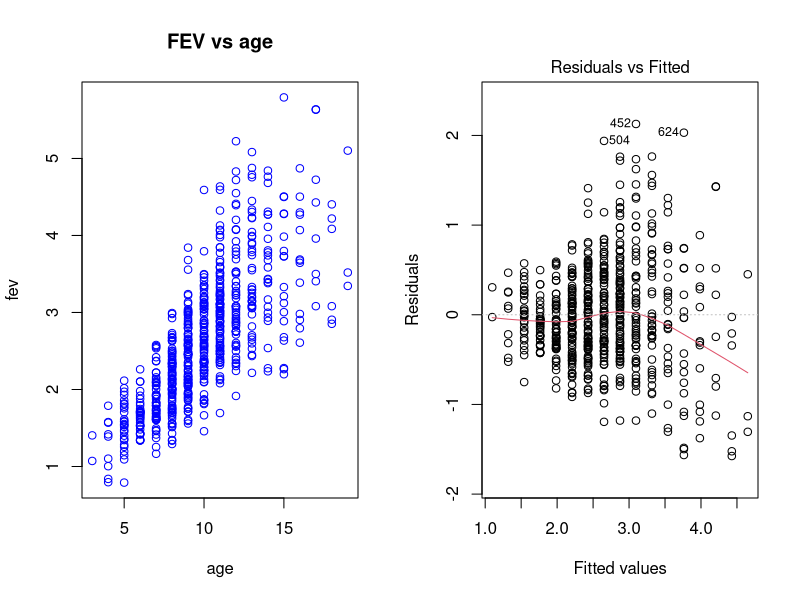
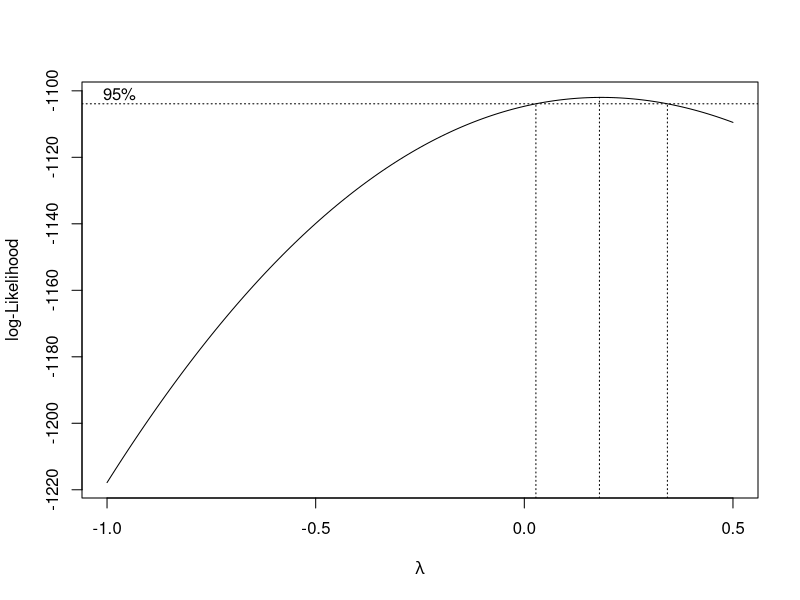
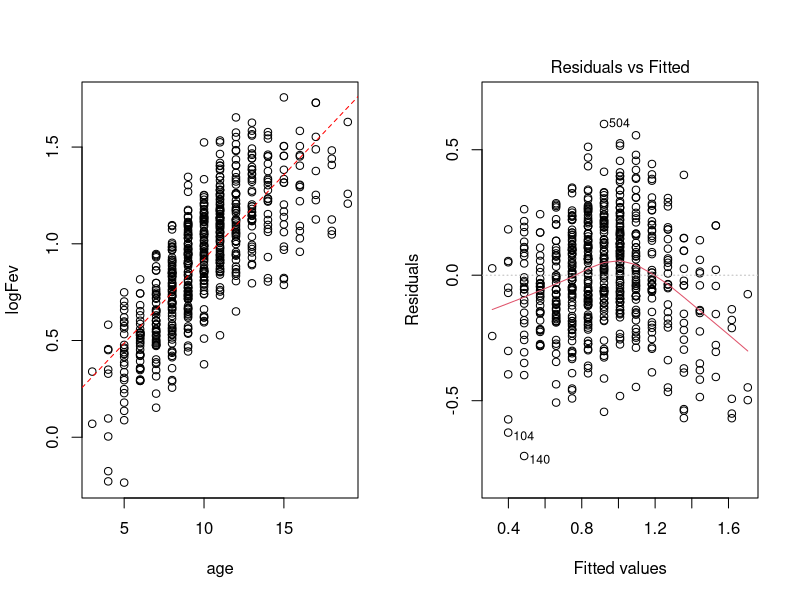
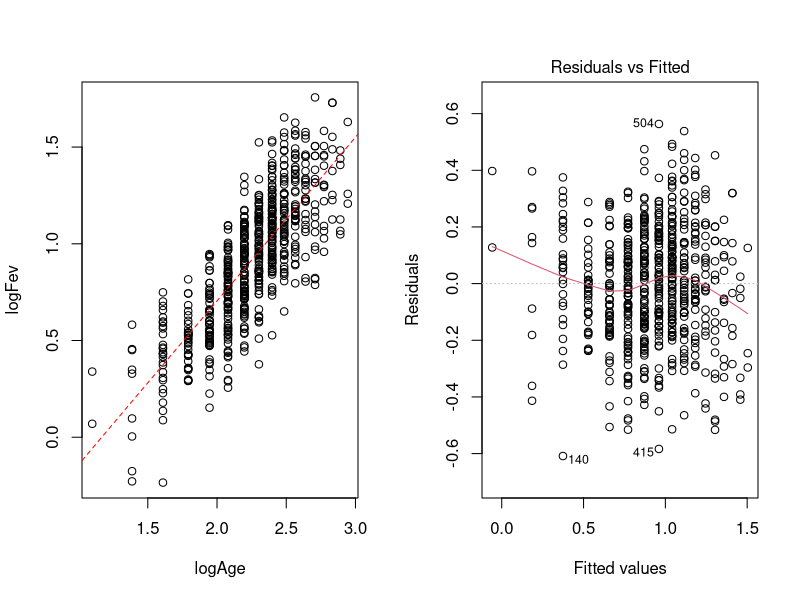

Recreate these plots in R, in order.
## ---- chunk 1
## Load in the data set
a2 = read.table("a2data.txt",sep="",header=T)

## Q1: fit a linear model to FEV on age
# creates variable fev
fev <- a2$fev
# creates variable age
age <- a2$age
# let fit be the SLR without any transformation
fit = lm(fev~age)

## ==> Q1(a) produce the scatter plot (FEV vs Age) and the residual plot with fitted value

par(mfrow=c(1,2))
# generates scatter plot
plot(age,fev, type="p",col="blue",pch=21, main="FEV vs age")
# generates residuals vs fitted plots
plot(fit,which=1)

## ---- chunk 2
#read data
a2 = read.table("a2data.txt",sep="",header=T)
# define fev
fev <- a2$fev
# define age
age <- a2$age
# import library
library(MASS)
# adjust panel back to 1 by 1 
par(mfrow=c(1,1))
# generates boxcox plots
bc= boxcox(fev~age, lambda=seq(-1,0.5,0.01))

## ---- chunk 3
# put echo=FALSE will only give the plot wihout code in output
#
# for Rmarkdown, R chunks are independent.
# so every time you want to produced a plot, you need load in the data and run a complete
# code for each question or part of a question.

#read data
a2 = read.table("a2data.txt",sep="",header=T)
# take log of fev
logFev <- log(a2$fev)
# age
age <- a2$age
# fit data with a SLR model
logFevFit <- lm(logFev~age)
# plot the scatter plot and residual plot in one panel 
par(mfrow=c(1,2))
# scatter plots
plot(age,logFev)
# red line to indicate SLR
abline(logFevFit,col="red",lty=2)
# residuals vs fitted values plots
plot(logFevFit,which=1) # which=2: for the Normal QQ-plot
## ---- chunk 4
# read data
a2 = read.table("a2data.txt",sep="",header=T)
# age..
age <- a2$age
# take log over age
logAge <- log(a2$age)
# take log over fev
logFev <- log(a2$fev)
# get SLR
logLogFit <- lm(logFev~logAge)
# 1 by 2 plots in one window
par(mfrow=c(1,2))
# scatter plots
plot(logAge,logFev)
# red line to indicate SLR
abline(logLogFit,col="red",lty=2)
# residuals vs fitted values plots
plot(logLogFit,which=1) 
# get max age
max(age)
# get min age
min(age)
# get the MSE
anova(logLogFit)
# get the MSE of Q2
anova(lm(logFev~age))
